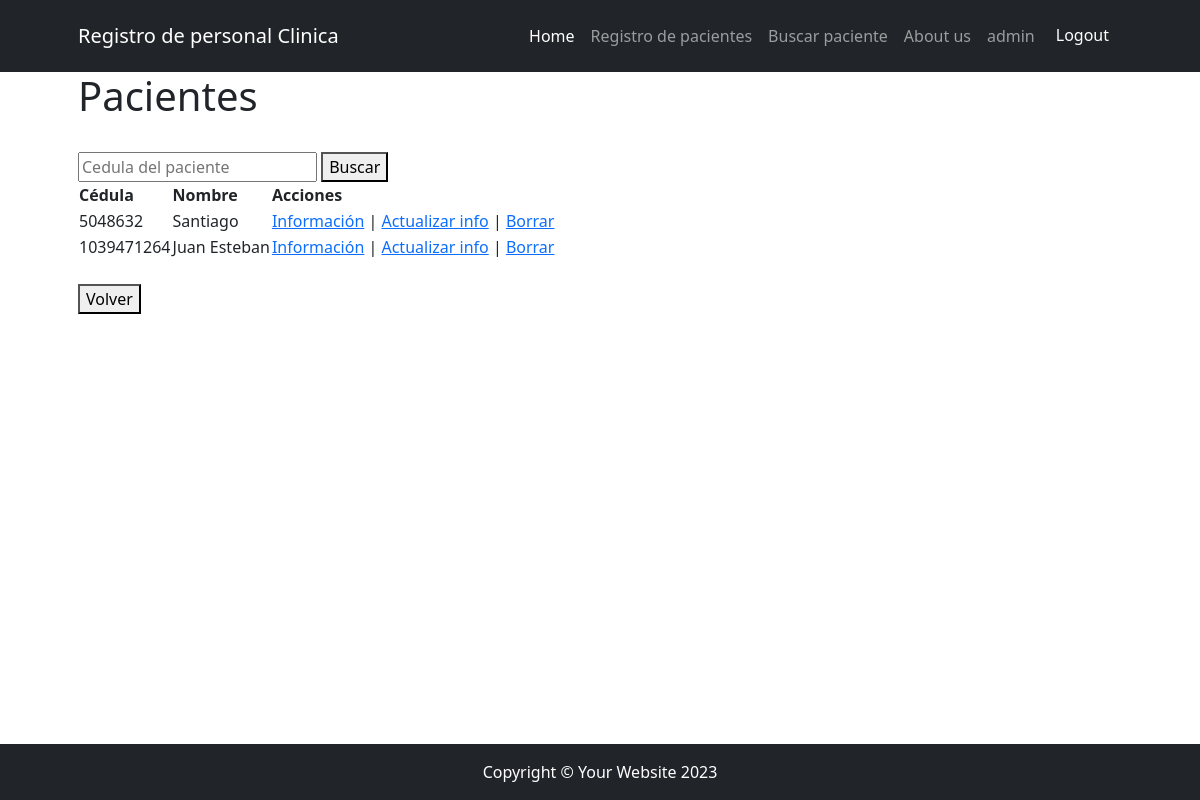
Page /registro/buscarpacientes (signed in) on the earlier database version.
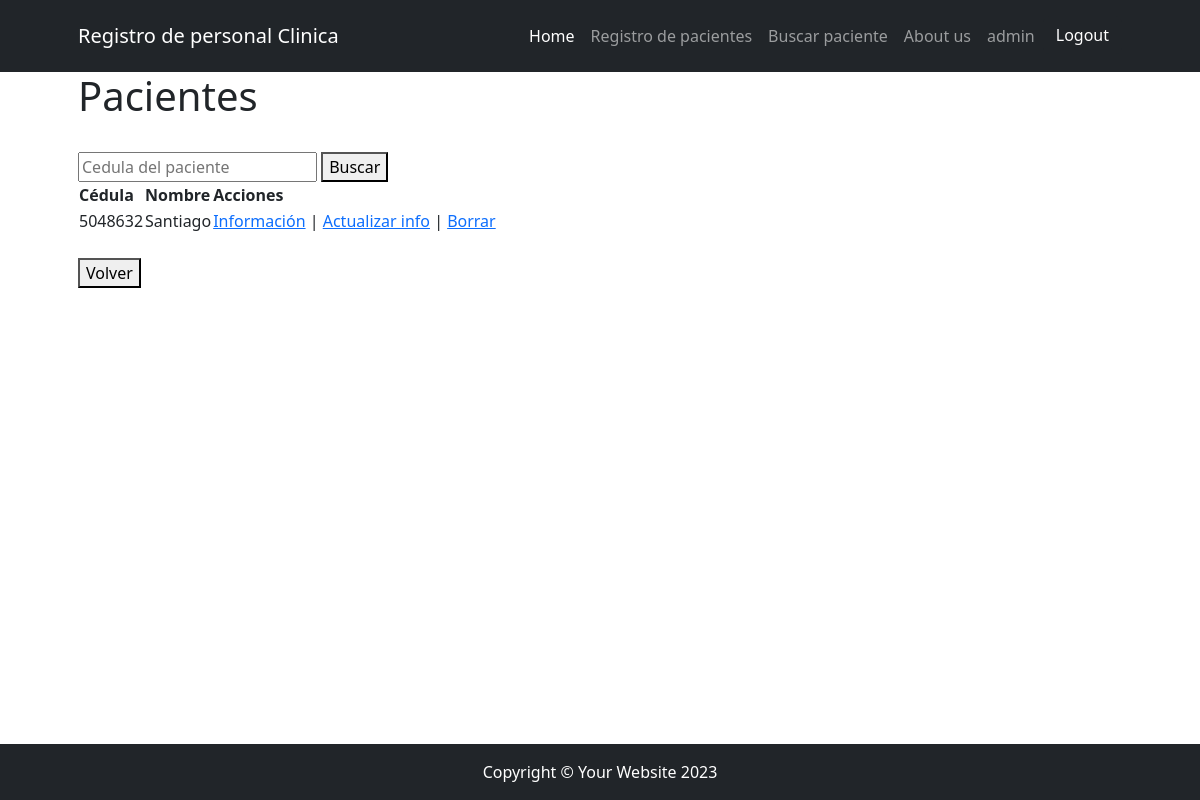
Same page on the later database version.
### app/models.py (models this page shows, shortened)
class Pacientes(models.Model):
    nombre = models.CharField(max_length=50, null=True)
    apellido = models.CharField(max_length=50, null=True)
    cedula = models.IntegerField(null=True)
    telefono = models.IntegerField(null=True)
    nacimiento = models.DateField(null=True)
    pais_origen = models.CharField(max_length=50, null=True, verbose_name="Pais de origen")
    names = (("Hombre","Hombre"),("Mujer","Mujer"))
    sexo = models.CharField(max_length= 50, choices=names, null=True)
    tipo_consulta = (("Consulta general","Consulta general"), ("Revision examenes","Revision examenes"), ("Psicologia","Psicologia"))
    consulta = models.CharField(max_length= 200, choices=tipo_consulta, null=True)
    descripcion = models.CharField(max_length=250, null=True)
    avatar = models.ImageField(upload_to="avatares",null=True, blank=True)

### app/views.py (the view)
# urls.py: path('buscarpacientes', views.buscar_pacientes.as_view(), name="buscar_pacientes"),
class buscar_pacientes(LoginRequiredMixin, ListView):
     model = models.Pacientes
     context_object_name = "pacientes"
     template_name = "app/mostrarpacientes.html"
     def get_queryset(self):
        if self.request.GET.get("consulta"):
               consulta = self.request.GET.get("consulta")
               pacientes = models.Pacientes.objects.filter(cedula__icontains=consulta)
        else:
          pacientes = models.Pacientes.objects.all()
        return pacientes

### app/templates/app/mostrarpacientes.html
{% extends 'core/base.html' %}
{% block titulo %}
<h1>Pacientes</h1>
{% endblock titulo %}
{% block contenido %}
<div class="py-lg-4">
    <form action="{% url 'app:buscar_pacientes' %}" method="get">
        <input type="text" name="consulta" placeholder="Cedula del paciente">
        <button type="submit">Buscar</button>
    </form>
    <table>
        <thead>
            <tr>
                <th>Cédula</th>
                <th>Nombre</th>
                <th>Acciones</th>
            </tr>
        </thead>
        <tbody>
            {% for paciente in pacientes %}
                <tr>
                    <td>{{ paciente.cedula }}</td>
                    <td>{{ paciente.nombre }}</td>
                    <td>
                        <a href="{% url 'app:mostrar_pacientes_detail' paciente.id %}">Información</a> |
                        <a href="{% url 'app:mostrar_pacientes_update' paciente.id %}">Actualizar info</a> |
                        <a href="{% url 'app:mostrar_pacientes_delete' paciente.id %}">Borrar</a>
                    </td>
                </tr>
            {% endfor %}
        </tbody>
    </table>
</div>
<div>
    <a href="{% url 'core:home' %}"><button>Volver</button></a>
</div>
{% endblock contenido %}

Differences in the rows shown:
removed Pacientes: cedula "1039471264", nombre "Juan Esteban"
